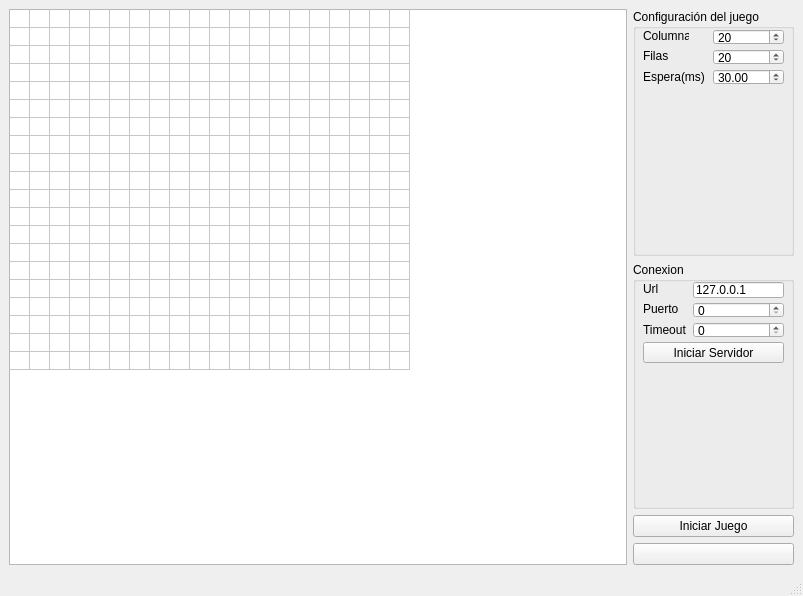
<?xml version="1.0" encoding="UTF-8"?>
<ui version="4.0">
 <class>MainWindow</class>
 <widget class="QMainWindow" name="MainWindow">
  <property name="geometry">
   <rect>
    <x>0</x>
    <y>0</y>
    <width>803</width>
    <height>596</height>
   </rect>
  </property>
  <property name="windowTitle">
   <string>servidor</string>
  </property>
  <widget class="QWidget" name="centralwidget">
   <layout class="QGridLayout" name="gridLayout">
    <item row="0" column="0" rowspan="4">
     <widget class="QTableWidget" name="tableWidget">
      <property name="enabled">
       <bool>true</bool>
      </property>
      <property name="minimumSize">
       <size>
        <width>350</width>
        <height>350</height>
       </size>
      </property>
      <property name="mouseTracking">
       <bool>false</bool>
      </property>
      <property name="autoFillBackground">
       <bool>false</bool>
      </property>
      <property name="tabKeyNavigation">
       <bool>false</bool>
      </property>
      <property name="rowCount">
       <number>20</number>
      </property>
      <property name="columnCount">
       <number>20</number>
      </property>
      <attribute name="horizontalHeaderVisible">
       <bool>false</bool>
      </attribute>
      <attribute name="horizontalHeaderDefaultSectionSize">
       <number>10</number>
      </attribute>
      <attribute name="horizontalHeaderHighlightSections">
       <bool>true</bool>
      </attribute>
      <attribute name="horizontalHeaderMinimumSectionSize">
       <number>1</number>
      </attribute>
      <attribute name="verticalHeaderVisible">
       <bool>false</bool>
      </attribute>
      <attribute name="verticalHeaderDefaultSectionSize">
       <number>10</number>
      </attribute>
      <attribute name="verticalHeaderHighlightSections">
       <bool>false</bool>
      </attribute>
      <attribute name="verticalHeaderMinimumSectionSize">
       <number>1</number>
      </attribute>
      <row/>
      <row/>
      <row/>
      <row/>
      <row/>
      <row/>
      <row/>
      <row/>
      <row/>
      <row/>
      <row/>
      <row/>
      <row/>
      <row/>
      <row/>
      <row/>
      <row/>
      <row/>
      <row/>
      <row/>
      <column/>
      <column/>
      <column/>
      <column/>
      <column/>
      <column/>
      <column/>
      <column/>
      <column/>
      <column/>
      <column/>
      <column/>
      <column/>
      <column/>
      <column/>
      <column/>
      <column/>
      <column/>
      <column/>
      <column/>
     </widget>
    </item>
    <item row="0" column="1">
     <widget class="QGroupBox" name="groupBox">
      <property name="minimumSize">
       <size>
        <width>161</width>
        <height>91</height>
       </size>
      </property>
      <property name="title">
       <string>Configuración del juego</string>
      </property>
      <widget class="QLabel" name="label">
       <property name="geometry">
        <rect>
         <x>10</x>
         <y>20</y>
         <width>46</width>
         <height>13</height>
        </rect>
       </property>
       <property name="text">
        <string>Columnas</string>
       </property>
      </widget>
      <widget class="QLabel" name="label_2">
       <property name="geometry">
        <rect>
         <x>10</x>
         <y>40</y>
         <width>46</width>
         <height>13</height>
        </rect>
       </property>
       <property name="text">
        <string>Filas</string>
       </property>
      </widget>
      <widget class="QLabel" name="label_3">
       <property name="geometry">
        <rect>
         <x>10</x>
         <y>60</y>
         <width>61</width>
         <height>16</height>
        </rect>
       </property>
       <property name="text">
        <string>Espera(ms)</string>
       </property>
      </widget>
      <widget class="QSpinBox" name="spinBox">
       <property name="geometry">
        <rect>
         <x>80</x>
         <y>20</y>
         <width>71</width>
         <height>16</height>
        </rect>
       </property>
       <property name="value">
        <number>20</number>
       </property>
      </widget>
      <widget class="QSpinBox" name="spinBox_2">
       <property name="geometry">
        <rect>
         <x>80</x>
         <y>40</y>
         <width>71</width>
         <height>16</height>
        </rect>
       </property>
       <property name="value">
        <number>20</number>
       </property>
      </widget>
      <widget class="QDoubleSpinBox" name="doubleSpinBox">
       <property name="geometry">
        <rect>
         <x>80</x>
         <y>60</y>
         <width>71</width>
         <height>16</height>
        </rect>
       </property>
       <property name="prefix">
        <string/>
       </property>
       <property name="suffix">
        <string/>
       </property>
       <property name="singleStep">
        <double>0.100000000000000</double>
       </property>
       <property name="value">
        <double>30.000000000000000</double>
       </property>
      </widget>
     </widget>
    </item>
    <item row="1" column="1">
     <widget class="QGroupBox" name="groupBox_2">
      <property name="minimumSize">
       <size>
        <width>161</width>
        <height>111</height>
       </size>
      </property>
      <property name="title">
       <string>Conexion</string>
      </property>
      <widget class="QLabel" name="label_4">
       <property name="geometry">
        <rect>
         <x>10</x>
         <y>20</y>
         <width>46</width>
         <height>13</height>
        </rect>
       </property>
       <property name="text">
        <string>Url</string>
       </property>
      </widget>
      <widget class="QLabel" name="label_5">
       <property name="geometry">
        <rect>
         <x>10</x>
         <y>40</y>
         <width>46</width>
         <height>13</height>
        </rect>
       </property>
       <property name="text">
        <string>Puerto</string>
       </property>
      </widget>
      <widget class="QLabel" name="label_6">
       <property name="geometry">
        <rect>
         <x>10</x>
         <y>60</y>
         <width>61</width>
         <height>16</height>
        </rect>
       </property>
       <property name="text">
        <string>Timeout</string>
       </property>
      </widget>
      <widget class="QLineEdit" name="lineEdit">
       <property name="geometry">
        <rect>
         <x>60</x>
         <y>20</y>
         <width>91</width>
         <height>16</height>
        </rect>
       </property>
       <property name="text">
        <string>127.0.0.1</string>
       </property>
      </widget>
      <widget class="QSpinBox" name="spinBox_4">
       <property name="geometry">
        <rect>
         <x>60</x>
         <y>40</y>
         <width>91</width>
         <height>16</height>
        </rect>
       </property>
       <property name="maximum">
        <number>100000</number>
       </property>
       <property name="value">
        <number>0</number>
       </property>
      </widget>
      <widget class="QSpinBox" name="spinBox_5">
       <property name="geometry">
        <rect>
         <x>60</x>
         <y>60</y>
         <width>91</width>
         <height>16</height>
        </rect>
       </property>
      </widget>
      <widget class="QPushButton" name="pushButton">
       <property name="geometry">
        <rect>
         <x>10</x>
         <y>80</y>
         <width>141</width>
         <height>21</height>
        </rect>
       </property>
       <property name="text">
        <string>Iniciar Servidor</string>
       </property>
      </widget>
     </widget>
    </item>
    <item row="2" column="1">
     <widget class="QPushButton" name="pushButton_2">
      <property name="minimumSize">
       <size>
        <width>141</width>
        <height>21</height>
       </size>
      </property>
      <property name="text">
       <string>Iniciar Juego</string>
      </property>
     </widget>
    </item>
    <item row="3" column="1">
     <widget class="QPushButton" name="pushButton_3">
      <property name="text">
       <string/>
      </property>
     </widget>
    </item>
   </layout>
  </widget>
  <widget class="QMenuBar" name="menubar">
   <property name="geometry">
    <rect>
     <x>0</x>
     <y>0</y>
     <width>803</width>
     <height>21</height>
    </rect>
   </property>
  </widget>
  <widget class="QStatusBar" name="statusbar"/>
 </widget>
 <resources/>
 <connections/>
</ui>
